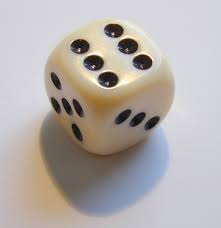
#> input picture source/test.jpg, 221 x 228 px, found by its file name
$ python cv2.erode.py
#> lines starting #> are read from the running program, lines starting #| are printed output that depends on the picture
# Python program to explain cv2.erode() method

# importing cv2
import cv2

# importing numpy
import numpy as np

# path
path = r'source/test.jpg'

# Reading an image in default mode
image = cv2.imread(path)
#> image is the input picture: shape (228, 221, 3); mean B, G, R 170.8, 173.8, 180.5

original = image

# Window name in which image is displayed
window_name = 'Image'

# Creating kernel
kernel_5x5 = np.ones((5, 5), np.uint8)
kernel_2x2 = np.ones((2, 2), np.uint8)
kernel_10x10 = np.ones((10, 10), np.uint8)

# Using cv2.erode() method
image_5x5 = cv2.erode(image, kernel_5x5)
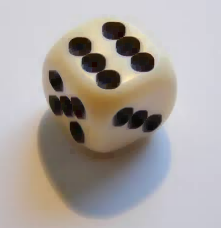
#> image_5x5: shape (228, 221, 3); mean B, G, R 160.5, 164.4, 171.1
image_2x2 = cv2.erode(image, kernel_2x2)
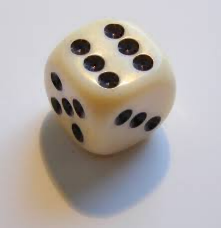
#> image_2x2: shape (228, 221, 3); mean B, G, R 167.9, 171.2, 177.9
image_10x10 = cv2.erode(image, kernel_10x10)
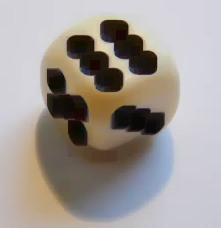
#> image_10x10: shape (228, 221, 3); mean B, G, R 150, 154.4, 161.2

# Displaying the image
cv2.imshow('kernel 2x2', image_2x2)
cv2.imshow('kernel 5x5', image_5x5)
cv2.imshow('kernel 10x10', image_10x10)
cv2.imshow('Original', original)

cv2.waitKey(0)
